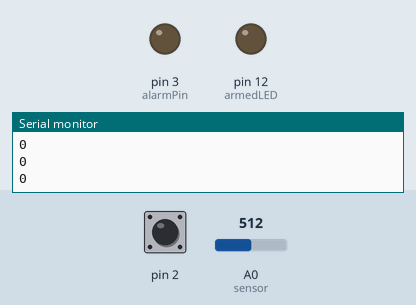
Bench run of a sketch on a simulated Arduino Uno, built with avr-gcc and run on an emulated ATmega328P. Parts: output pins drawn as LEDs (lit = HIGH), the last lines printed to the serial monitor. Dashed ring = blinking. Inputs (shaded band) come from the test bench; at power-on: pin 2 LOW, A0 (sensor) = 512.

Above: at 1.2 s.
1.3 s: pin 2 driven HIGH
At 2.5 s:
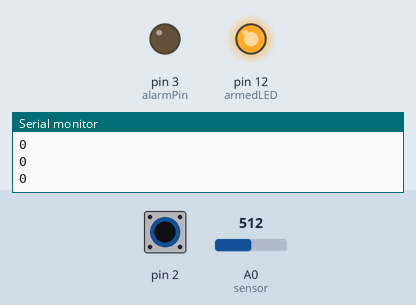
2.8 s: A0 (sensor) set to 900
At 4.0 s:
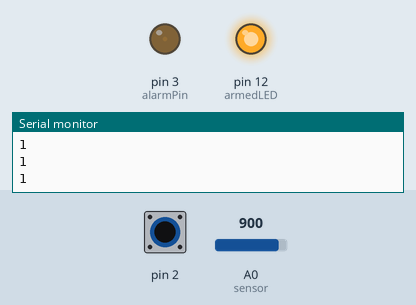
4.3 s: pin 2 pulsed LOW 5 times (0.12 s each, 0.3 s apart)
At 4.92 s:
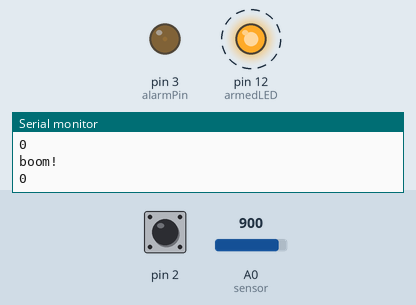
Timing chart, 0 to 7.3 s (numbered marks = the images above; inputs shaded):
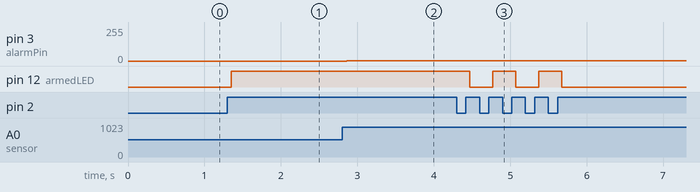

The sketch:

victime.ino
```cpp
#include "Arduino.h"


const int   sensor    = A0;     //pin sensing the light
bool    armed   = false;  //internal state of the readiness of the bomb, starts out disarmed
bool    exploding = false;  //internal state of the behavior of the bomb, starts out not exploding (duh!)

const int   armedLED  = 12;   //pin that controls the ARMED light indicator
const int   armButton = 2;    //pin sensing the ARM button pressed state
bool    btnState  = false;  //used by a debounce to store last button state;

const long refractory  = (1 * 60 * 1000L);//Minimal time between two explosions
unsigned long lastBoom= 0;    //store timestamp of last explosion, to compare

const int critLight = 750;    //The threshold for the light sensor above which it goes BOOM!
const int alarmPin  = 3;      //The pin that feeds power to the alarm!

/**
 * Returns true if a keydown event on the given digital pin has just happened, false for all other cases (keyup or hold down).
 * Also keeps a state variable in sync with the sensor :)
 */
bool debouncedAndPressed(int pin, bool& state, int wait){

  if(digitalRead(pin)){
    //check again to record final state
    delay(wait);
    if(digitalRead(pin)){
      //button is definitely in the pressed state, was it a change?
      if(!state){
        //it used to be low! this is a keydown event
        state = true;
        return true;
      }
      else{
        //it was already on, this is no keydown event <3 nunue 2017 love 4eva
        state = true;
        return false;
      }

    }
    else{
      //we just switched from hi to lo, this is a keyup event
      state = false;
      return false;
    }
  }
  else{
    //we are low anyway, and we know we are not within a transition
    state = false;
    return false;
  }
}


bool explode(){

  if( lastBoom == 0 ||(unsigned long)(millis() - lastBoom) > refractory){
    Serial.println("BOOM");
    //we are allowed to explode!
    lastBoom = millis();
    exploding = true;
    //analogWrite(alarmPin, 128);
    return true;
  }
  else{
    return false; //jaime full nunue :)
  }

}

void setup()
{
  pinMode(armedLED, OUTPUT);
  pinMode(alarmPin, OUTPUT);
  digitalWrite(LED_BUILTIN, LOW);
  Serial.begin(9600);
}

// The loop function is called in an endless loop
void loop()
{
  //listen for arm button press
  if (debouncedAndPressed(armButton, btnState, 50)){
    armed = ! armed;
  }
  //sync the armed LED with the internal state of the bomb
  digitalWrite(armedLED, armed? HIGH : LOW);

  if(exploding && (millis() - lastBoom > refractory)){
	  //bomb has been exploding for too long,  stop it
	  exploding = false;
  }


  if(armed){
    //take a read from the light sensor
    if( !exploding && analogRead(sensor) > critLight){
      //we must go BOOM!
      Serial.println("boom!");
      explode();
    }
    else if(exploding){
    	analogWrite(alarmPin, HIGH);
    }
    else{
    	analogWrite(alarmPin, LOW);
    }
  }
  else{
    if(exploding){
      exploding = false;
      Serial.println("CANCELLING");
    }
  }
  Serial.println(exploding);
}
```

Measured:
- after the input at 1.3 s, pin 12 (armedLED): LOW → HIGH after 0.05 s
- after the input at 2.8 s, pin 3 (alarmPin): 0/255 → 1/255 after 0.06 s
- after the input at 4.3 s, pin 12 (armedLED): alternates HIGH for 0.30 s and LOW for 0.30 s, 5 changes in all, then stays LOW, starting after 0.17 s
